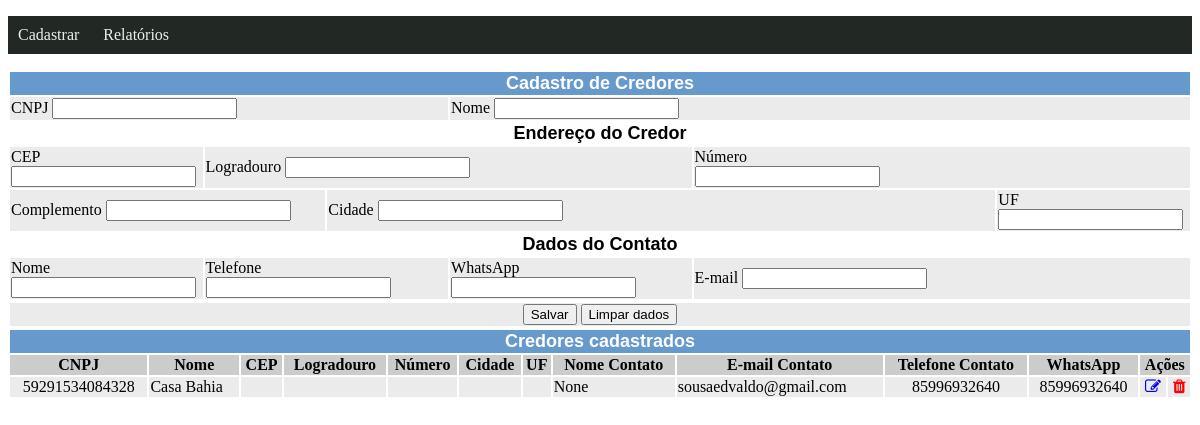
Page /credores/cadastrar on the earlier database version.
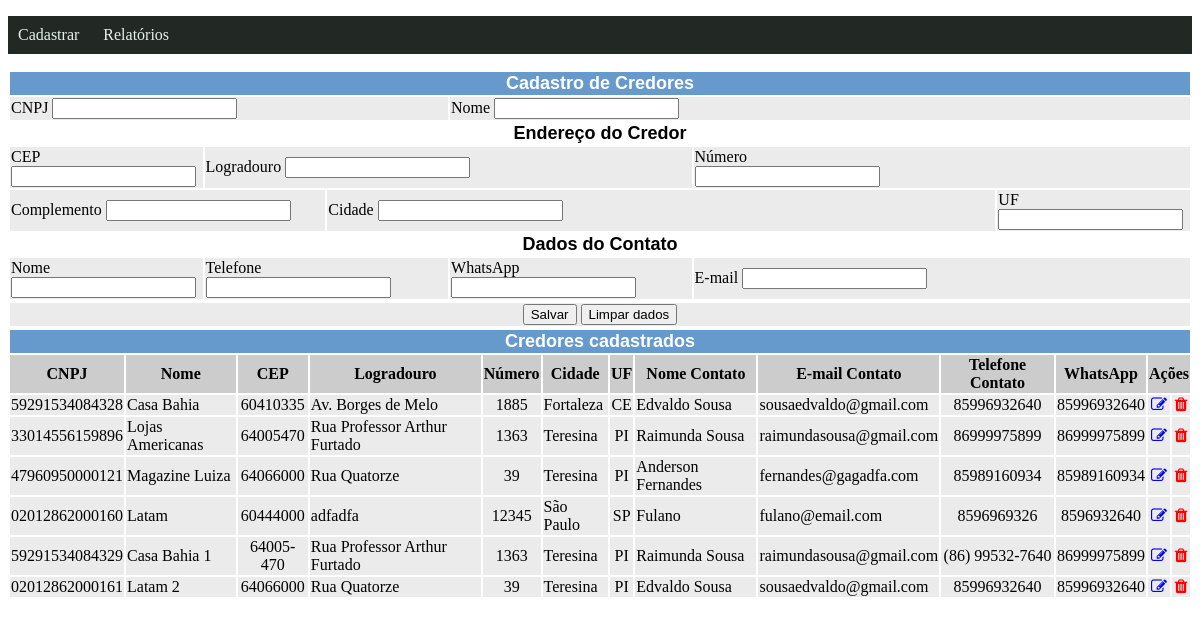
Same page on the later database version.
### models.py (models this page shows, shortened)
class Credor(db.Model):
    __tablename__ ="credor"
    cnpj = db.Column(db.String(14), primary_key=True, nullable = False)
    nome = db.Column(db.String(150), nullable = False)
    ender_cep = db.Column(db.String(8),db.ForeignKey("endereco.cep"), nullable = False)
    contato_id = db.Column(db.Integer,db.ForeignKey("contato.id"))
    contato = db.relationship('Contato', foreign_keys=contato_id, back_populates="credor")
    endereco = db.relationship('Endereco', foreign_keys=ender_cep, back_populates="credor")

class Contato(db.Model):
    __tablename__ = "contato"
    id = db.Column(db.Integer, primary_key=True)
    nome = db.Column(db.String(150), nullable = False)
    telefone = db.Column(db.String(11), nullable = False)
    email = db.Column(db.String(150), nullable = False)
    whatsapp = db.Column(db.String(11))
    credor = db.relationship("Credor", back_populates="contato")

class Endereco(db.Model):
    __tablename__ = "endereco"
    cep = db.Column(db.String(8), primary_key=True, nullable = False)
    logradouro = db.Column(db.String(150), nullable = False)
    numero = db.Column(db.String(6))
    complemento = db.Column(db.String(50))
    cidade = db.Column(db.String(150), nullable = False)
    uf = db.Column(db.String(2), nullable = False)
    credor = db.relationship("Credor", back_populates="endereco")

### credores.py (the view, shortened to what this page needs)
@bp_credores.route('/cadastrar', methods=['GET','POST'])
def cadastrar():
    credores = consultarCredores()
    contexto = {
        "credores": credores
    }
    return render_template('cadastrar_credores.html', contexto=contexto)

### credores.py (called while the page is built)
@bp_credores.route('/consultar')
def consultarCredores():
     credores = Credor.query.all()
     return credores

### templates/cadastrar_credores.html
{% extends 'consultar_credores.html'%}
{% block credores%}
<form class="pure-form pure-form-aligned" method="post" action="/credores/cadastrar">
  <table class="table full" align="center">
    <tr bgcolor="#6699CC">
      <td colspan="40">
      <div align="center"><font face="Arial" size="4" color="#FFFFFF"><b>Cadastro de Credores</b></font></div>
    </td>
    </tr>
    <tr bgcolor="ebebeb">
      <td colspan="20">
        <div class="control-group">
					CNPJ <input type="text" name="cnpj" required>
        </div>
      </td>
      <td colspan="20" width="75%">
        <div class="control-group">
          Nome <input type="text" name="nome" required>
        </div>
      </td>
		</tr>
    <tr>
      <td colspan="40">
      	<div align="center"><font face="Arial" size="4" color="#000000"><b>Endereço do Credor</b></font></div>
    	</td>
    </tr>
    <tr bgcolor="ebebeb">
      <td colspan="10" width ="15%">
        <div class="control-group">
          CEP  <input type="text" name="cep" required>
        </div>
      </td>
      <td colspan="20" width ="70%">
        <div class="control-group">
          Logradouro <input type="text" name="logradouro" required>
        </div>
      </td>
			<td colspan="10" width="15%">
        <div>
          Número
        </div>
        <div class="control-group">
          <input type="text" name="numero">
        </div>
      </td>
		</tr>
    <tr bgcolor="ebebeb">
			<td colspan="15" width="25%">
        <div class="control-group">
					Complemento <input type="text" name="complemento">
        </div>
      </td>
      <td colspan="20" width="60%">
        <div class="control-group">
					Cidade <input type="text" name="cidade" required>
        </div>
      </td>
			<td colspan="5" width="15%">
        <div class="control-group">
					UF <input type="text" name="uf" required>
        </div>
      </td>
    </tr>
		<tr>
			<td colspan="40">
      	<div align="center"><font face="Arial" size="4" color="#000000"><b>Dados do Contato</b></font></div>
    	</td>
		</tr>
    <tr bgcolor="ebebeb">
      <td colspan="10" width="20%">
        <div class="control-group">
            Nome <input type="text" name="nomecontato" required>
        </div>
      </td>
      <td colspan="10" width="20%">
        <div class="control-group">
            Telefone <input type="text" name="telefone" required>
        </div>
      </td>
      <td colspan="10" width="20%">
        <div class="control-group">
            WhatsApp <input type="text" name="whatsapp">
        </div>
      </td>
      <td colspan="10" width="40%">
        <div class="control-group">
            E-mail <input type="text" name="email" required>
        </div>
      </td>
    </tr>
  </table>
  <table class="table full" align="center">
   <tr bgcolor="ebebeb">
     <td>
       <div class="controls" align = "center">
           <button type="submit" class="pure-button pure-button-primary">Salvar</button>
           <button type="reset" class="pure-button" >Limpar dados</button>
       </div>
     </td>
   </tr>
  </table>
</form>
{% endblock %}

### templates/consultar_credores.html (shortened to what this page needs)
{% extends 'base.html'%}
{% block conteudo %}
{% block credores %}{% endblock %}
  <table class="table full" align="center" id="minhaTabela">
    <thead>
      <th colspan="13" bgcolor="#6699CC">
        <div align="center"><font face="Arial" size="4"><b><font color="#FFFFFF">Credores cadastrados</font></b></font></div>
      </th>
      <tr bgcolor="cccccc">
        <th>CNPJ</th>
        <th>Nome</th>
        <th>CEP</th>
        <th>Logradouro</th>
        <th>Número</th>
        <th>Cidade</th>
        <th>UF</th>
        <th>Nome Contato</th>
        <th>E-mail Contato</th>
        <th>Telefone Contato</th>
        <th>WhatsApp</th>
        <th colspan="4">Ações</th>
      </tr>
    </thead>
    <tbody>
      {% for credor in contexto.credores %}
        <tr bgcolor="ebebeb">
          <td align = center >{{ credor.cnpj }}</td>
          <td align = left >{{ credor.nome }}</td>
          <td align = center >{{ credor.endereco.cep }}</td>
          <td align = left >{{ credor.endereco.logradouro }}</td>
          <td align = center >{{ credor.endereco.numero }}</td>
          <td align = left >{{ credor.endereco.cidade }}</td>
          <td align = center >{{ credor.endereco.uf }}</td>
          <td align = left >{{ credor.contato.nome }}</td>
          <td align = left >{{ credor.contato.email }}</td>
          <td align = center >{{ credor.contato.telefone }}</td>
          <td align = center >{{ credor.contato.whatsapp }}</td>
          <td align = center >
            <a href="/credores/editar/{{credor.cnpj}}">
              <i class="fa fa-edit"></i>
            </a>
          </td>
          <td align = center>
            <a href="/credores/delete/{{credor.cnpj}}" >
            <font color = "RED">
              <i class="fa fa-trash"></i>
            </font>
            </a>
          </td>
        </tr>
      {% endfor %}
    </tbody>
  </table>
{% endblock %}

### templates/base.html (shortened to what this page needs)
<!DOCTYPE html>
<html lang="en">
<head>
  <link rel="stylesheet" href="{{ url_for('static', filename='style.css') }}">
  <link rel="stylesheet" href="{{ url_for('static', filename='font-awesome.min.css') }}">
  <link rel="stylesheet" href="https://cdnjs.cloudflare.com/ajax/libs/font-awesome/4.7.0/css/font-awesome.min.css">
</head>
<body>
  <nav class="dp-menu">
    <ul>
      <li><a href="/">Cadastrar</a>
      </li>
      <li><a href="/">Relatórios</a>
      </li>
    </ul>
  </nav>
  {% block conteudo %}
  {% endblock %}
</body>
</html>

### static/style.css (style rules this page uses)
:root { --cor-fundo: rgb(34, 41, 37); --cor-hover: rgb(118, 180, 145); --cor-primaria: rgb(231, 241, 236); }
.dp-menu ul { background-color: var(--cor-fundo); list-style-type: lower-greek; padding: 0; position: relative; }
.dp-menu ul li { display: inline; position: relative; }
.dp-menu ul li a { color: var(--cor-primaria); text-decoration: none; display: inline-block; padding: 10px; transition: background .3s; }
table.full { width: 100%; }
a { text-decoration: none; }

Differences in the rows shown:
changed Credor "Casa Bahia": endereco.cep (not shown) → "60410335"; endereco.logradouro (not shown) → "Av. Borges de Melo"; endereco.numero (not shown) → "1885"; endereco.cidade (not shown) → "Fortaleza"; endereco.uf (not shown) → "CE"; contato.nome "None" → "Edvaldo Sousa"
added Credor: cnpj "33014556159896", nome "Lojas Americanas", endereco.cep "64005470", endereco.logradouro "Rua Professor Arthur Furtado", endereco.numero "1363", endereco.cidade "Teresina", endereco.uf "PI", contato.nome "Raimunda Sousa", contato.email "raimundasousa@gmail.com", contato.telefone "86999975899", contato.whatsapp "86999975899"
added Credor: cnpj "47960950000121", nome "Magazine Luiza", endereco.cep "64066000", endereco.logradouro "Rua Quatorze", endereco.numero "39", endereco.cidade "Teresina", endereco.uf "PI", contato.nome "Anderson Fernandes", contato.email "fernandes@gagadfa.com", contato.telefone "85989160934", contato.whatsapp "85989160934"
added Credor: cnpj "02012862000160", nome "Latam", endereco.cep "60444000", endereco.logradouro "adfadfa", endereco.numero "12345", endereco.cidade "São Paulo", endereco.uf "SP", contato.nome "Fulano", contato.email "fulano@email.com", contato.telefone "8596969326", contato.whatsapp "8596932640"
added Credor: cnpj "59291534084329", nome "Casa Bahia 1", endereco.cep "64005-470", endereco.logradouro "Rua Professor Arthur Furtado", endereco.numero "1363", endereco.cidade "Teresina", endereco.uf "PI", contato.nome "Raimunda Sousa", contato.email "raimundasousa@gmail.com", contato.telefone "(86) 99532-7640", contato.whatsapp "86999975899"
added Credor: cnpj "02012862000161", nome "Latam 2", endereco.cep "64066000", endereco.logradouro "Rua Quatorze", endereco.numero "39", endereco.cidade "Teresina", endereco.uf "PI", contato.nome "Edvaldo Sousa", contato.email "sousaedvaldo@gmail.com", contato.telefone "85996932640", contato.whatsapp "85996932640"
